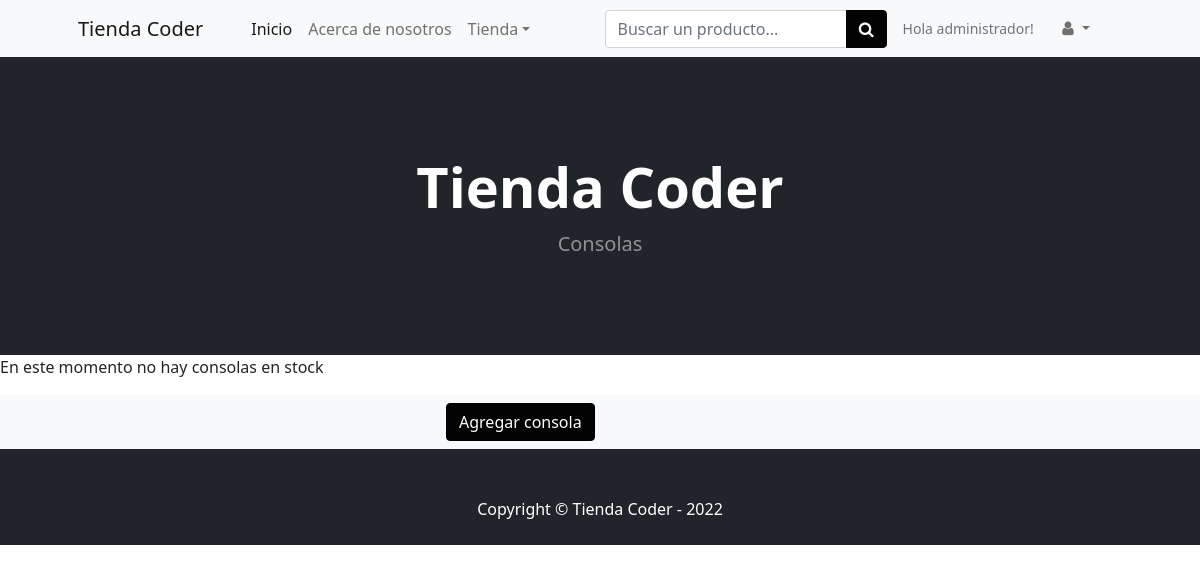
Page /Tienda_Coder/consolas/ (signed in) on the earlier database version.
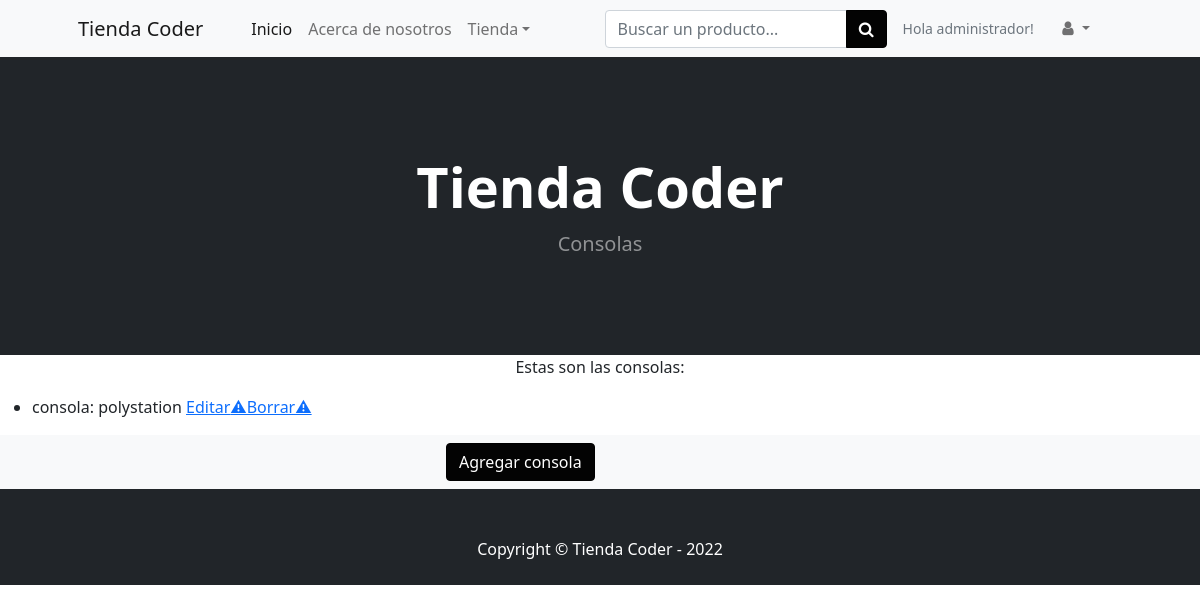
Same page on the later database version.
### Tienda_Coder/models.py (models this page shows)
class Consolas(models.Model):
    nombre = models.CharField(max_length=30)
    marca = models.CharField(max_length=20)
    precio = models.IntegerField()
    def __str__(self):
        return self.nombre

### Tienda_Coder/views.py (the view)
# urls.py: path('Tienda_Coder/consolas/', Vista_Consolas, name='consolas'),
def Vista_Consolas(request):
    consola = Consolas.objects.all()
    return render(request, 'Tienda_Coder/consolas.html', {'listado_consolas': consola})

### Tienda_Coder/templates/Tienda_Coder/consolas.html
{% extends 'Tienda_Coder/base.html' %}
{% load static %}
{% block titulo %}
                    <h1 class="display-4 fw-bolder">Tienda Coder</h1>
                    <p class="lead fw-normal text-white-50 mb-0">Consolas</p>
{% endblock %}
{% block contenido %}
{% if listado_consolas %}
<p style="text-align: center">Estas son las consolas:</p>
    <ul>
    {% for consola in listado_consolas %}
        <li>consola: {{consola}} {{precio}} {% if request.user.is_superuser %}<a href="{% url 'consola_editar' consola.id %}">Editar</a><a href="{% url 'consola_borrar' consola.id %}">⚠Borrar⚠</a>{% endif %}</li>
    {% endfor %}
    </ul>
{% else %}
    <p>En este momento no hay consolas en stock</p>
{% endif %}
{% if request.user.is_superuser %}
<section class="features-icons bg-light text-center">
    <div class="container">
        <div class="row justify-content-center">
            <div class="col-lg-4">
                <nav class="navbar navbar-light bg-light static-top">
                    <div class="container">
                        <a class="btn btn-primary" href="/Tienda_Coder/consola_crear/">Agregar consola</a>
                    </div>
                </nav>
            </div>
        </div>
    </div>
</section>
{% endif %}
{% endblock %}

### Tienda_Coder/templates/Tienda_Coder/base.html (shortened to what this page needs)
<!DOCTYPE html>
<html lang="en">
    <head>
        {% load static %}
        <link href="https://cdn.jsdelivr.net/npm/bootstrap-icons@1.5.0/font/bootstrap-icons.css" rel="stylesheet" />
        <link href="{% static 'Tienda_Coder/css/styles.css' %}" rel="stylesheet" />
        <link rel="stylesheet" href="https://cdnjs.cloudflare.com/ajax/libs/font-awesome/4.7.0/css/font-awesome.min.css">
    </head>
    <body>
        <nav class="navbar navbar-expand-lg navbar-light bg-light">
            <div class="container px-4 px-lg-5">
                <a class="navbar-brand" >Tienda Coder</a>
                <div class="collapse navbar-collapse" id="navbarSupportedContent">
                    <ul class="navbar-nav me-auto mb-2 mb-lg-0 ms-lg-4">
                        <li class="nav-item"><a class="nav-link active" aria-current="page" href="/Tienda_Coder/inicio/">Inicio</a></li>
                        <li class="nav-item"><a class="nav-link" href="/Tienda_Coder/acerca_de/">Acerca de nosotros</a></li>
                        <li class="nav-item dropdown">
                            <a class="nav-link dropdown-toggle" id="navbarDropdown" href="#" role="button" data-bs-toggle="dropdown" aria-expanded="false">Tienda</a>
                        </li>
                    </ul>
                    <form class="d-none d-md-inline-block form-inline ms-auto me-0 me-md-3 my-2 my-md-0">
                        <div class="input-group">
                            <input class="form-control" type="text" placeholder="Buscar un producto..." aria-label="Buscar un producto..." aria-describedby="btnNavbarSearch" />
                            <button class="btn btn-primary" id="btnNavbarSearch" type="button" backgroundimage ><i class="fa fa-search" ></i></button>
                        </div>
                    </form>
                    {% if request.user.is_authenticated %}
                        <p class="small text-muted mb-4 mb-lg-0">Hola {{request.user.username}}!</p>
                    {% endif %}
                    <ul class="navbar-nav ms-auto ms-md-0 me-3 me-lg-4">
                        <li class="nav-item dropdown">
                            <a class="nav-link dropdown-toggle" id="navbarDropdown" href="#" role="button" data-bs-toggle="dropdown" aria-expanded="false">
                            <svg class="svg-inline--fa fa-user fa-fw" aria-hidden="false" focusable="false" data-prefix="fas" data-icon="user" role="img" xmlns="http://www.w3.org/2000/svg" viewBox="0 0 448 512" data-fa-i2svg=""><i class="fa fa-user"></i></svg>
                            </a>
                        </li>
                    </ul>
                </div>
            </div>
        </nav>
        <header class="bg-dark py-5">
            <div class="container px-4 px-lg-5 my-5">
                <div class="text-center text-white">
                    {% block titulo %}{% endblock %}
                </div>
            </div>
        </header>
        {% block contenido %}
        {% endblock %}
    </body>
    <footer class="py-5 bg-dark">
        <div class="footer"><p class="m-0 text-center text-white">Copyright &copy; Tienda Coder - 2022</p></div>
    </footer>
</html>

Differences in the rows shown:
added Consolas: nombre "polystation"
Other differences:
text no longer shown: "En este momento no hay consolas en stock"
text now shown: "Estas son las consolas:"
